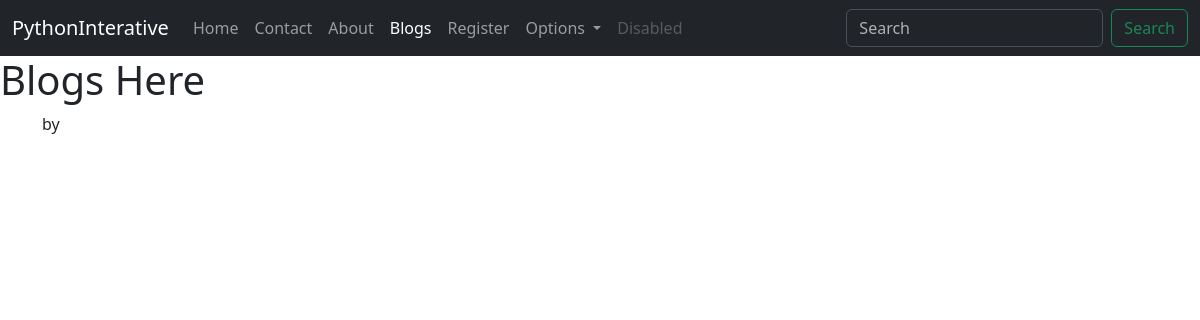
/blog/java-blog, run on an earlier commit of the app's database.
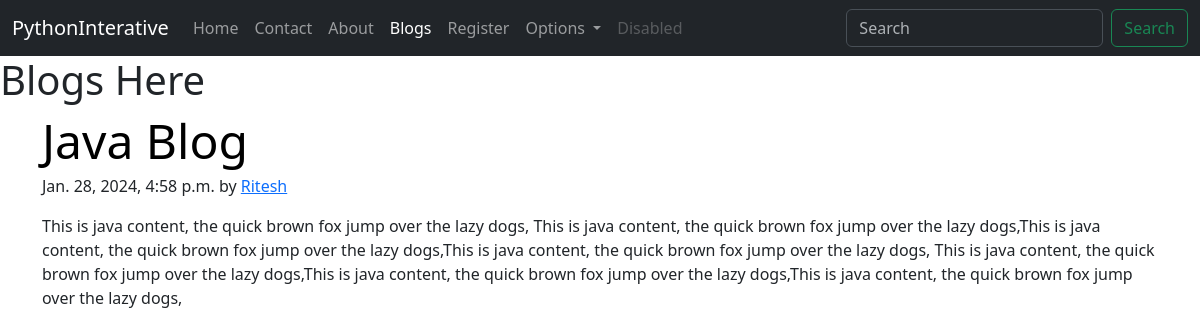
And on a later commit of the database.
### blogsite/models.py (models this page shows, shortened)
class Post(models.Model):
    sno = models.AutoField(primary_key=True)
    title = models.CharField(max_length=100)
    content =models.TextField()
    author =models.CharField(max_length=15)
    slug =models.CharField(max_length=50)
    timeStamp=models.DateTimeField(auto_now_add=True,blank=True)

### blogsite/views.py (the view)
# urls.py: path('<str:slug>', views.blogpost, name='blogpost'),
def blogpost(request,slug):
    post=Post.objects.filter(slug=slug).first()
    context={'post':post}
    return render(request,"blogsite/blogpost.html",context)

### templates/blogsite/blogpost.html (shortened to what this page needs)
{% extends 'home/base.html' %}
{% block blogactive %} active {% endblock %}
{% block name %}
    Blogs Here
 {% endblock %}
 {% block body %}
 <article class="container">
    <h2 class="display-5 link-body-emphasis mb-1">{{post.title}}</h2>
    <p class="blog-post-meta">{{post.timeStamp}} by <a href="#">{{post.author}}</a></p>
    <p>{{post.content}}</p>
    </article>
 {% endblock %}

What changed in the data, as far as the page shows it:
added Post: title "Java Blog", timeStamp "Jan. 28, 2024, 4:58 p.m.", author "Ritesh", content "This is java content, the quick brown fox jump over the lazy dogs, This is java content, the quick brown fox jump over the lazy dogs,This is java content, the quick brown fox jump over the lazy dogs,This is java content, the quick brown fox jump over the lazy dogs, This is java content, the quick brown fox jump over the lazy dogs,This is java content, the quick brown fox jump over the lazy dogs,This is java content, the quick brown fox jump over the lazy dogs,"
